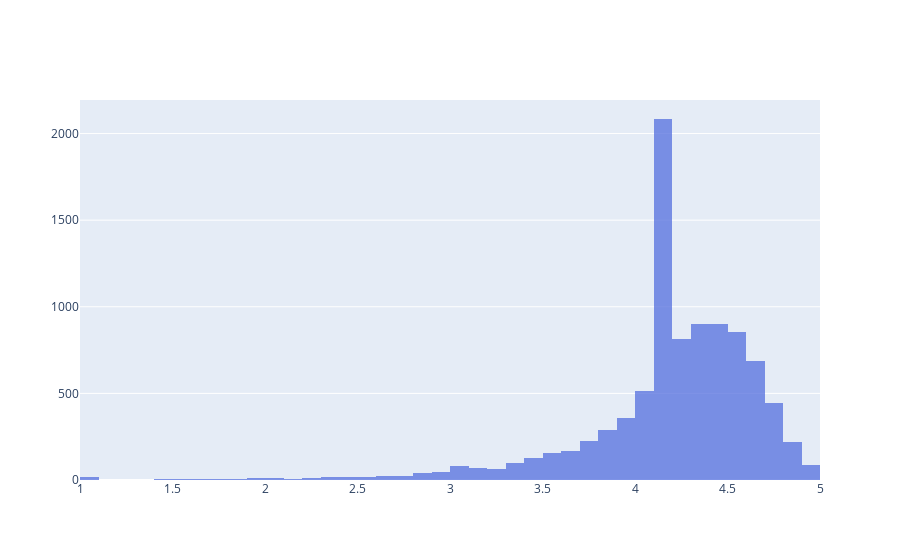

The cell this chart's notebook holds for it:
### Markdown cell above
### <a id="rating_histogram">Rating Histogram</a>

### Code cell
avg_rating = gro.Histogram(
    
    x=final_data.Rating,
    name='Average Rating',
    xbins = {'start': 1, 'size': 0.1, 'end' :5},
    marker=dict(
        color='#546FDE',
    ),
    opacity=0.75
)

fig = tools.make_subplots(rows=1, cols=1)
fig.append_trace(avg_rating, 1, 1)
fig.show()

print('Average Rating {}'.format(np.mean(final_data['Rating'])))
print('Mean Rating {}'.format(np.median(final_data['Rating'])))

### Figure 1 — Plotly figure (JSON) as saved in the notebook; plotly's stock layout.template omitted (floating-point values rounded to 4 significant figures; data arrays with more than 128 entries replaced by an {"elided": "..."} marker saying what was removed)
{"data": [{"marker": {"color": "#546FDE"}, "name": "Average Rating", "opacity": 0.75, "type": "histogram", "x": {"elided": "9674 float values"}, "xaxis": "x", "xbins": {"end": 5, "size": 0.1, "start": 1}, "yaxis": "y"}], "layout": {"xaxis": {"anchor": "y", "domain": [0, 1]}, "yaxis": {"anchor": "x", "domain": [0, 1]}}}
